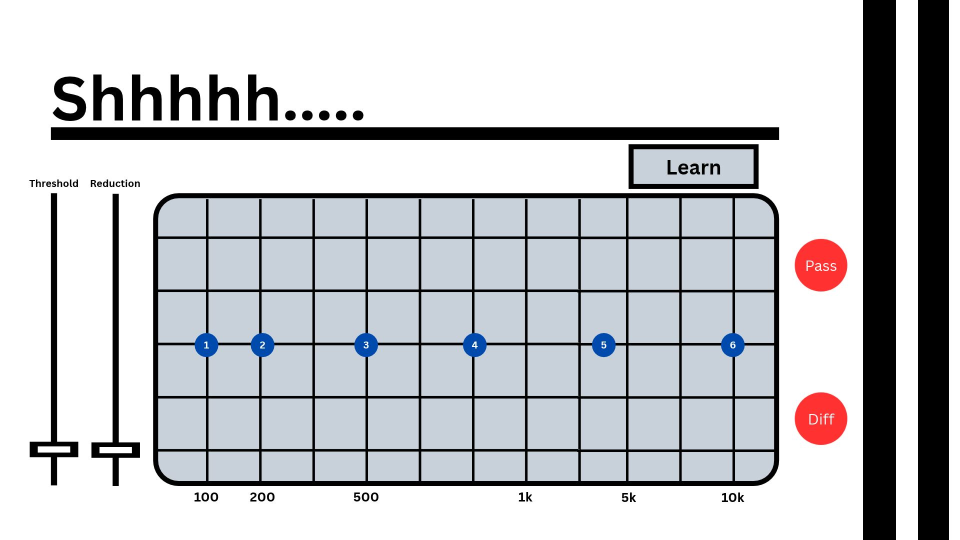
#> input picture Poli-Shhhh/imgs/Poli-denoise-ui.jpg, 1920 x 1080 px (shown at 1/2 size)
$ python generate_skin.py
#> lines starting #> are read from the running program, lines starting #| are printed output that depends on the picture
### shared/poli_preset_ui.py
"""The preset selector shared by the Poli plugins: the current preset's name between two arrows, and a browser of every
preset that opens when the name is tapped. Each plugin's generate_skin.py calls this with its own colours, font and
placement, so the selector is drawn in that plugin's style. The engine side is shared/preset_nav.h (copied into src/).

    import poli_preset_ui as ppu            (sys.path: ../shared)
    ppu.check_params(params_json, names)    the parameters exist, in place (append-only), with the right options
    lines = ppu.build(vst_dir, names, style, sel=..., panel=..., columns=...)
    -> layout.conf lines, to go after every other control (the browser has to sit on top of them)

Parameters (appended to params.json once, by ensure_params()):
    preset (option list = names; Multiband already had it), preset_prev, preset_next, preset_list, browsing, pre_hl,
    pick1..pickN. The momentary ones carry MPC-facing names ("Preset <", "Preset >", "Preset list"); PoliPlug looks for
    "Preset <" to know a hosted plugin draws its own selector.

Widgets (layout.conf, all of them buttons or a picture, which bake nothing, so when= is safe on them):
    picture   the name: one image per preset, in the plugin's own font (MPC would draw a readout in its own)
    button    preset_list over the name (transparent), preset_prev / preset_next arrows
    button    the browser's panel (key preset_list: a tap on its background closes it), when=browsing:On
    button    one cell per preset (key pick<n>), when=browsing:On; the same cell highlighted, when=pre_hl:<n>
Coordinates given to build() are SCREEN pixels (1280x628); layout.conf y = screen y + 86.
"""
import json
import os
import shutil

from PIL import Image, ImageDraw, ImageFont

HERE = os.path.dirname(os.path.abspath(__file__))
OPEN_SANS = os.path.join(HERE, "fonts", "OpenSans.ttf")   # variable (wght 300..800), SIL OFL (fonts/OFL.txt)
Y_OFF = 86
SS = 3   # supersampling for every drawing


class Style:
    # [49 lines left out: functions __init__, font, fitted, centred_text, not called in this run]


def down(im, w, h):
    return im.resize((w, h), Image.Resampling.LANCZOS)


def rgba(c, a=255):
    return tuple(c[:3]) + (a,)


# [19 lines left out: function triangle, not called in this run]


def shade(c, f):
    return tuple(int(v * f) for v in c[:3])


def mixc(a, b, t):
    return tuple(int(a[i] + (b[i] - a[i]) * t) for i in range(3))


# ---- parameters --------------------------------------------------------------------------------------------------

# [11 lines left out: function wanted_params, not called in this run]


def ensure_params(params_path, names):
    """Append the selector's parameters to params.json (append-only: projects store values by position). A parameter
    already there keeps its place; its options are brought up to date (the preset list may grow at the end)."""
    d = json.load(open(params_path))
    P = d["params"]
    have = {p["key"]: p for p in P}
    for w in wanted_params(names):
        if w["key"] in have:
            p = have[w["key"]]
            if "options" in w:
                old = p.get("options") or []
                assert w["options"][:len(old)] == old or w["key"] == "pre_hl", \
                    "%s: presets can only be added at the end (%s)" % (w["key"], params_path)
                p["options"] = w["options"]
            continue
        P.append(w)
    keys = [p["key"] for p in P]
    for i in range(len(names), 999):   # picks beyond the list are never shown; keep them (append-only), they do nothing
        if "pick%d" % (i + 1) not in keys:
            break
    with open(params_path, "w", newline="\n") as f:
        json.dump(d, f, indent=1)
        f.write("\n")


# ---- art + layout ------------------------------------------------------------------------------------------------

# [142 lines left out: functions build, preview, not called in this run]

### Poli-Shhhh/generate_skin.py
#!/usr/bin/env python3
"""Shhhhh skin assets: turns the Canva mockup (imgs/) into the MPC skin's images AND writes vst/layout.conf, so every
coordinate lives in this one file.

    python3 generate_skin.py            (run from the Poli-Shhhh folder; needs Pillow + numpy)

The grid fix: the mockup's vertical lines were evenly spaced, so its labels (100, 200, 500, 1k, 5k, 10k) could not all
be on a real frequency scale (100->200 was 107 px but 500->1k was 320 px). The grid is redrawn as a true log axis,
20 Hz (left edge) to 20 kHz (right edge), with lines AT 50, 100, 200, 500, 1k, 2k, 5k, 10k, and labels under them.
The level axis is 0 dB (top) to -120 dB (bottom), 20 dB per row (6 rows). The nodes sit exactly on their frequencies
(100, 200, 500, 800, 3.5k, 10k: the mockup's 1..6) at -60 dB (the mockup's middle line).

Writes (inside vst/, which is what the skin builder reads):
    skin_assets/bg.png            1280x628: title, the redrawn grid + labels, the fader tracks and their names
    skin_assets/node<i>.png       slider strip per node (NODE_FRAMES frames, frame 0 = the node at the bottom)
    skin_assets/fader.png         fader cap strip (FADER_FRAMES frames, frame 0 = cap at the bottom)
    skin_assets/spec_{l,m,r}.png  spectrum column strips (SPEC_FRAMES, frame 0 = empty); l/r are clipped to the
                                  grid's rounded corners
    skin_assets/learn_{off,on}.png, learn_prog.png (PROG_FRAMES)
    skin_assets/{pass,diff}_{off,on}.png, diff_grey.png
    layout.conf
"""
import math
import os
import sys

import numpy as np
from PIL import Image, ImageDraw

sys.path.insert(0, os.path.join(os.path.dirname(os.path.abspath(__file__)), "..", "shared"))
import poli_preset_ui as ppu  # noqa: E402  (the preset selector shared by the Poli plugins)

HERE = os.path.dirname(os.path.abspath(__file__))
IMGS = os.path.join(HERE, "imgs")
VST = os.path.join(HERE, "vst")
OUT = os.path.join(VST, "skin_assets")

W, H, Y_OFF = 1280, 628, 86
MOCK_W, MOCK_H = 1920, 1080
S = H / MOCK_H                     # 0.5815: uniform scale, left-aligned (the mockup ends at x=1116)

MOCKUP = os.path.join(IMGS, "Poli-denoise-ui.jpg")
CLEAN = os.path.join(IMGS, "Poli-Shhh-bg.jpg")

# ---- mockup geometry (measured on Poli-denoise-ui.jpg, 1920x1080) -------------------------------------------------
PANEL = (306, 386, 1557, 971)      # outer edge of the grid's black frame
PANEL_R, BORDER = 51, 10           # corner radius, frame width
GX0, GY0, GX1, GY1 = 316, 396, 1547, 961   # inner (grey) area
LINE = 5                           # grid line width
GRID_FILL = (200, 209, 218)
BLACK = (0, 0, 0)
NODE_BLUE = (0, 77, 183)
GREEN = (0, 191, 98)
GREY = (168, 172, 178)
GRID_ALPHA = 0.5                   # the grid blends into the page: fill and lines at half strength (frame stays black)
LINE_ALPHA = 0.45
LABEL_ROWS = (982, 1006)           # frequency labels
GLYPHS = {"1": (389, 400), "0": (403, 417), "2": (501, 512), "5": (708, 720), "k": (1053, 1063)}
GLYPH_GAP = 3
TRACKS = [(102, 113, 386, 970), (225, 236, 388, 971)]   # Threshold, Reduction fader lines (x0, x1, y0, y1)
CAPS = [(60, 884, 156, 914), (183, 884, 280, 914)]      # the drawn caps (taken out of the background)
NAMES = (50, 354, 292, 380)        # "Threshold" "Reduction" text
LEARN = (1257, 289, 1517, 378)
PASS_C, DIFF_C, TOG_R = (1641.5, 530.0), (1641.5, 837.0), 52.5
NODE_R = 23.5
NODE_MOCK = [(412.5, 690), (524.5, 689.5), (732, 690), (948.5, 689.5), (1207, 690), (1464.5, 690)]

# ---- the scales (shared with src/ShhDSP.cpp) ------------------------------------------------------------------------
F_LO, F_HI = 20.0, 20000.0
DB_TOP, DB_BOT = 0.0, -120.0
LINES_HZ = [50, 100, 200, 500, 1000, 2000, 5000, 10000]
LABELS = {50: "50", 100: "100", 200: "200", 500: "500", 1000: "1k", 2000: "2k", 5000: "5k", 10000: "10k"}
NODE_HZ = [100.0, 200.0, 500.0, 800.0, 3500.0, 10000.0]   # kNodeDefaultHz
NODE_POS = 5
N_BANDS = 32
DEFAULT_DB = -60.0

SPEC_FRAMES = 37                   # engine kSpecFrames  (12288 // grid height)
PROG_FRAMES = 16                   # engine kProgFrames


def mock_x(hz):                    # frequency -> mockup x
    return GX0 + math.log10(hz / F_LO) / math.log10(F_HI / F_LO) * (GX1 - GX0)


def node_candidates(i):            # same as ShhDSP::init()
    d = NODE_HZ[i]
    lo = 20.0 if i == 0 else math.sqrt(NODE_HZ[i - 1] * d)
    hi = 20000.0 if i == len(NODE_HZ) - 1 else math.sqrt(NODE_HZ[i + 1] * d)
    lo *= 2 ** 0.22
    hi /= 2 ** 0.22
    lo, hi = min(lo, d), max(hi, d)
    return [lo, math.sqrt(lo * d), d, math.sqrt(d * hi), hi]


def sc(v):
    return v * S


# screen geometry (integers)
SX0, SX1 = round(sc(GX0)), round(sc(GX1))
SY0, SY1 = round(sc(GY0)), round(sc(GY1))
#> in main, mock is the input picture: PIL image 1920x1080 RGB; mean R, G, B 197.6, 199.1, 202.4
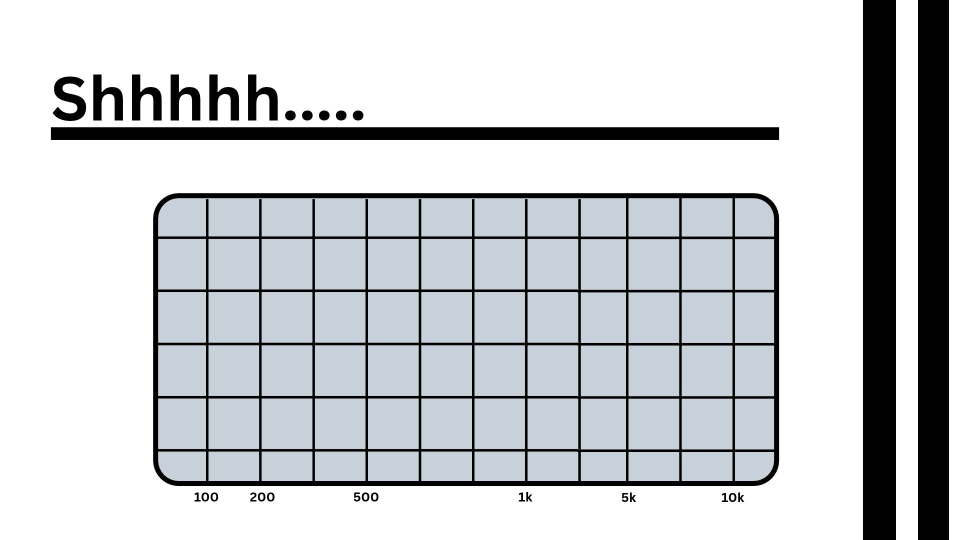
#> input picture Poli-Shhhh/imgs/Poli-Shhh-bg.jpg, 1920 x 1080 px (shown at 1/2 size)
#> in main, clean is the input picture: PIL image 1920x1080 RGB; mean R, G, B 202.1, 204.8, 207.6
GRID_H = SY1 - SY0                 # 329
NODE_D = 27                        # node picture on screen (odd: centred)
NODE_W = 29
NODE_PAD = 14                      # the slider reaches 14 px past the grid so the node's CENTRE spans 0..-120 dB
NODE_H = GRID_H + 2 * NODE_PAD
NODE_FRAMES = 12288 // NODE_H      # 34 (builder's slider strip limit)
SPEC_W = 22
FADER_W = 56
FADER_TOP, FADER_BOT = round(sc(386)), round(sc(971))
FADER_H = FADER_BOT - FADER_TOP
FADER_FRAMES = 12288 // FADER_H
CAP_H = round(sc(30))
TOG = 62
assert SPEC_FRAMES == 12288 // GRID_H, (SPEC_FRAMES, GRID_H)


def screen_x(hz):
    return sc(mock_x(hz))


def level_y(db):                   # screen y of a level
    return SY0 + (DB_TOP - db) / (DB_TOP - DB_BOT) * GRID_H


# ---- helpers --------------------------------------------------------------------------------------------------------
def circle_mask(size, cx, cy, r, ss=4):
    m = Image.new("L", (size[0] * ss, size[1] * ss), 0)
    ImageDraw.Draw(m).ellipse(((cx - r) * ss, (cy - r) * ss, (cx + r) * ss, (cy + r) * ss), fill=255)
    return m.resize(size, Image.LANCZOS)


def panel_canvas(ss=2):
    """the grid panel drawn from scratch at ss x the mockup resolution, cropped to its outer box: frame, fill, lines"""
#> called with ss = 2
    x0, y0, x1, y1 = PANEL
    w, h = (x1 - x0 + 1) * ss, (y1 - y0 + 1) * ss
    im = Image.new("RGBA", (w, h), (255, 255, 255, 0))
    d = ImageDraw.Draw(im)
    d.rounded_rectangle((0, 0, w - 1, h - 1), radius=PANEL_R * ss, fill=BLACK + (255,))
    ix0, iy0, ix1, iy1 = (GX0 - x0) * ss, (GY0 - y0) * ss, (GX1 - x0 + 1) * ss - 1, (GY1 - y0 + 1) * ss - 1
    fill = tuple(round(255 - (255 - c) * GRID_ALPHA) for c in GRID_FILL)
    line = tuple(round(255 - (255 - c) * LINE_ALPHA) for c in BLACK)
    d.rounded_rectangle((ix0, iy0, ix1, iy1), radius=(PANEL_R - BORDER) * ss, fill=fill + (255,))
    half = LINE * ss / 2
    for hz in LINES_HZ:
        x = (mock_x(hz) - x0) * ss
        d.rectangle((round(x - half), iy0, round(x + half) - 1, iy1), fill=line + (255,))
    for j in range(1, 6):
        y = (GY0 + j * (GY1 - GY0) / 6 - y0) * ss
        d.rectangle((ix0, round(y - half), ix1, round(y + half) - 1), fill=line + (255,))
    return im.resize((w // ss, h // ss), Image.LANCZOS)
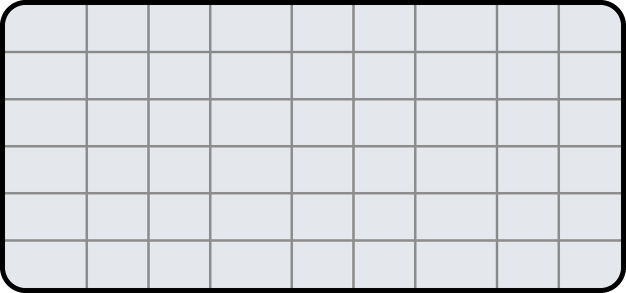
#> returned value: PIL image 1252x586 RGBA (shown at 1/2 size); mean R, G, B, A 210, 213.5, 217, 254.2; transparent parts drawn white


def inner_mask_screen():
    """the grey area's shape at screen scale (for clipping the spectrum columns at the rounded corners)"""
    ss = 4
    m = Image.new("L", (W * ss, H * ss), 0)
    ImageDraw.Draw(m).rounded_rectangle((sc(GX0) * ss, sc(GY0) * ss, sc(GX1 + 1) * ss, sc(GY1 + 1) * ss),
                                        radius=sc(PANEL_R - BORDER) * ss, fill=255)
    return m.resize((W, H), Image.LANCZOS)


def recolor(crop, src, dst, mask=None):
    """pixels that are a mix of `src` and white/black -> the same mix of `dst` (keeps anti-aliased text and edges)"""
    a = np.asarray(crop.convert("RGB")).astype(np.float32)
    srcv, dstv = np.array(src, np.float32), np.array(dst, np.float32)
    # amount of src vs white along the channel where src differs most from white
    c = int(np.argmax(255 - srcv))
    t = np.clip((255 - a[..., c]) / (255 - srcv[c]), 0, 1)[..., None]
    out = 255 * (1 - t) + dstv * t
    im = Image.fromarray(out.clip(0, 255).astype(np.uint8), "RGB").convert("RGBA")
    if mask is not None:
        im.putalpha(mask)
    return im


def fill_recolor(crop, fill, dst):
    """button crop (fill + black text/border): fill -> dst, keeping the black parts and their edges"""
    a = np.asarray(crop.convert("RGB")).astype(np.float32)
    t = np.clip(a.mean(-1, keepdims=True) / np.mean(fill), 0, 1)
    out = np.array(dst, np.float32) * t
    return Image.fromarray(out.clip(0, 255).astype(np.uint8), "RGB")


def text_crop(mock, x0, x1):
    return mock.crop((x0 - 1, LABEL_ROWS[0], x1 + 2, LABEL_ROWS[1]))


def make_label(mock, text):
    parts = [text_crop(mock, *GLYPHS[ch]) for ch in text]
    w = sum(p.width for p in parts) + GLYPH_GAP * (len(parts) - 1) - 2 * (len(parts) - 1)
    im = Image.new("RGB", (w, parts[0].height), (255, 255, 255))
    x = 0
    for p in parts:
        # darken-composite so overlapping white margins don't cut the neighbour
        reg = im.crop((x, 0, x + p.width, p.height))
        im.paste(Image.fromarray(np.minimum(np.asarray(reg), np.asarray(p))), (x, 0))
        x += p.width + GLYPH_GAP - 2
    return im


# ---- build ----------------------------------------------------------------------------------------------------------
def build_bg(mock, clean):
    page = clean.copy()
    d = ImageDraw.Draw(page)
    # old labels out, new grid in
    d.rectangle((PANEL[0] - 20, LABEL_ROWS[0] - 4, PANEL[2] + 20, LABEL_ROWS[1] + 6), fill=(255, 255, 255))
    d.rectangle((PANEL[0] - 4, PANEL[1] - 4, PANEL[2] + 4, PANEL[3] + 4), fill=(255, 255, 255))
    panel = panel_canvas()
    page.paste(panel, (PANEL[0], PANEL[1]), panel)
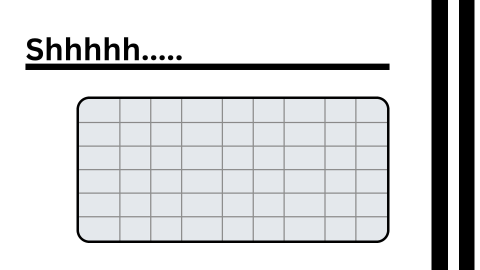
#> page: PIL image 1920x1080 RGB (shown at 1/4 size); mean R, G, B 215.4, 216.6, 217.9
    for hz in LINES_HZ:
        lab = make_label(mock, LABELS[hz])
        x = round(mock_x(hz) - lab.width / 2)
        reg = page.crop((x, LABEL_ROWS[0], x + lab.width, LABEL_ROWS[0] + lab.height))
        page.paste(Image.fromarray(np.minimum(np.asarray(reg), np.asarray(lab))), (x, LABEL_ROWS[0]))
#> this loop made 8 passes
#> w in make_label on passes 1 to 8: 33, 50, 50, 51, 28, 28, 29, 46
#> pass 1, in build_bg, `lab = make_label(mock, LABELS[hz])`:
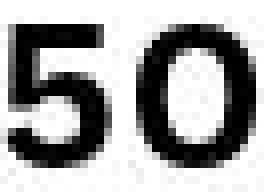
#> lab: PIL image 33x24 RGB (shown 8 times larger); min 0, max 255, mean 163.2
#> pass 2, in build_bg, `lab = make_label(mock, LABELS[hz])`:
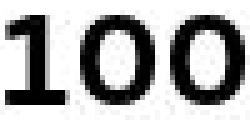
#> lab: PIL image 50x24 RGB (shown 5 times larger); min 0, max 255, mean 169.4
    # fader names (from the mockup) and the two fader lines (without their caps: those move)
    page.paste(mock.crop(NAMES), NAMES[:2])
    for x0, x1, y0, y1 in TRACKS:
        d.rectangle((x0, y0, x1, y1), fill=BLACK)
    small = page.resize((round(MOCK_W * S), H), Image.LANCZOS)
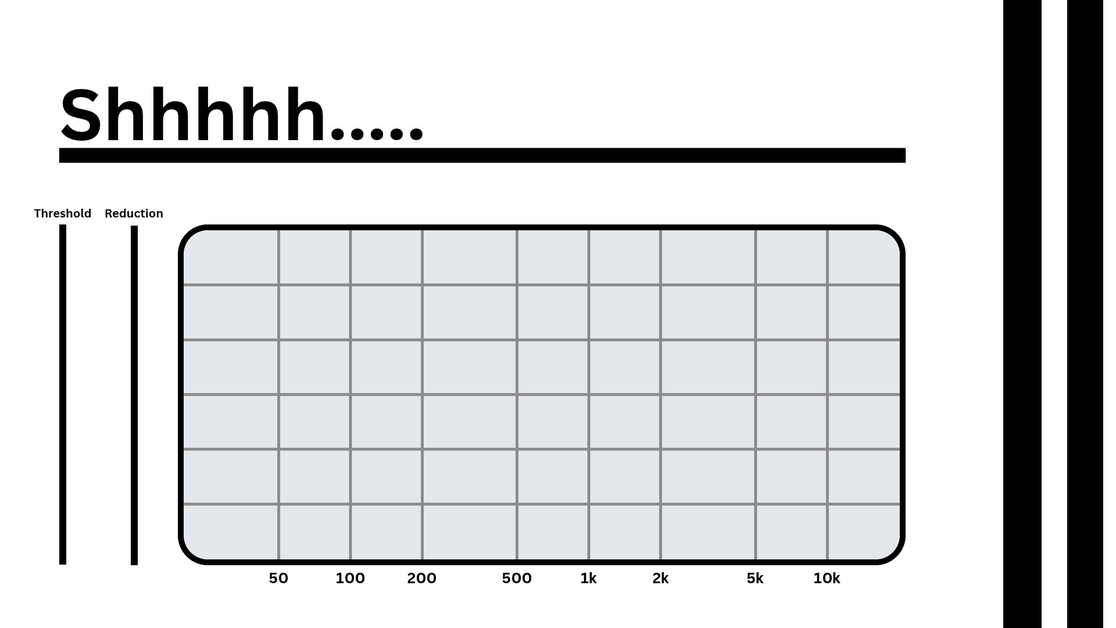
#> small: PIL image 1116x628 RGB; mean R, G, B 213.2, 214.5, 215.7
    bg = Image.new("RGB", (W, H), (255, 255, 255))
#> bg: PIL image 1280x628 RGB; every value is 255
    bg.paste(small, (0, 0))
#> (the rest of the program and of its run is left out)
